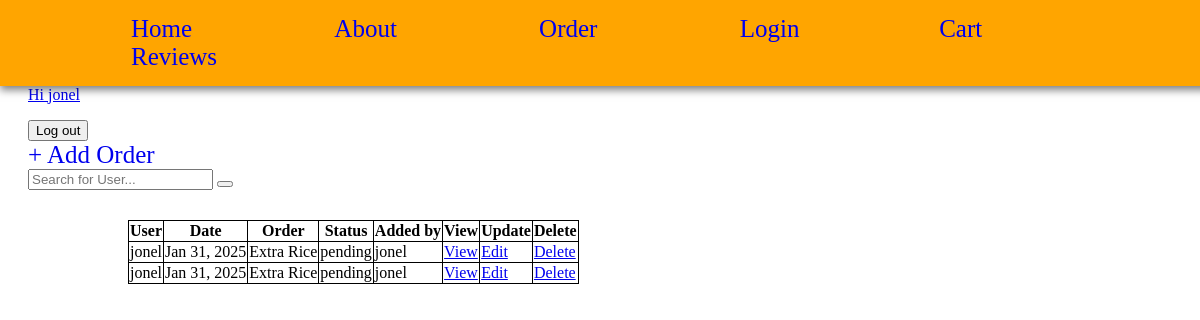
The app's page /order/ (signed in) with its own data.
### accounts/models.py (models this page shows)
class CustomUser(AbstractUser):
    age = models.IntegerField(null=True, blank=True)
    phone_number = models.CharField(max_length=20, null=True, blank=True)
    REQUIRED_FIELDS = ['email', 'age']
    USERNAME_FIELD = 'username'
    profile_pic = models.ImageField(upload_to='images/', null=True, blank=True)

### app/models.py (models this page shows, shortened)
class Order(models.Model):
    user = models.ForeignKey(settings.AUTH_USER_MODEL, on_delete=models.CASCADE, null=True)
    created_at = models.DateTimeField()
    your_order = models.TextField()
    status = models.CharField(max_length=20, default='pending')

### app/views.py (the view)
# urls.py: path('order/', OrderListView.as_view(), name='order'),
class OrderListView(ListView):
    model = Order
    context_object_name = 'orders'
    template_name = 'app/order_list.html'
    def get_context_data(self, **kwargs):
        context = super().get_context_data(**kwargs)
        query = self.request.GET.get('q', '')
        if query:
            filtered_orders = Order.objects.filter(your_order__icontains=query)
        else:
            filtered_orders = Order.objects.all()
        context['orders'] = filtered_orders
        return context

### app/templates/app/order_list.html (shortened to what this page needs)
{% extends 'app/base.html' %}
{% block content %}
<a href="{% url 'order_create' %}" class="addOrder">+ Add Order </a>
<div class="header-bar">
    <form method="get" action="{% url 'order' %}" class="search-form">
        <div class="search-container">
            <input type="text" name="q" placeholder="Search for User..." value="{{ search_query }}" class="search-input">
            <button type="submit" class="search-btn">
            </button>
        </div>
    </form>
</div>
<table>
    <thead>
        <tr>
             <th>User</th>
             <th>Date</th>
             <th>Order</th>
             <th>Status</th>
             <th>Added by</th>
             <th>View</th>
             <th>Update</th>
             <th>Delete</th>
        </tr>
    <tbody>
    {% for order in orders %}
        <tr>
             <td>{{order.user}}</td>
             <td>{{order.created_at | date:"M d, Y"}}</td>
             <td>{{order.your_order}}</td>
             <td>{{order.status}}</td>
            <td>{{order.user}}</td>
            <td><a href="{% url 'order_detail' order.pk %}">View</a></td>
            <td><a href="{% url 'order_update' order.pk %}">Edit</a></td>
            <td><a href="{% url 'order_delete' order.pk %}">Delete</a></td>
        </tr>
      {% empty %}
        <strong><p>Oops! No Order found!</p></strong>
    {% endfor %}
    </tbody>
    </thead>
</table>
{% endblock content %}

### app/templates/app/base.html (shortened to what this page needs)
{% load static %}
<!DOCTYPE html>
<html lang="en">
<head>
    <link rel="stylesheet" href="{% static 'css/base.css' %}"
</head>
<body>
    {% include 'app/navbar.html' %}
    <main>
    {% if user.is_authenticated %}
        <a href="{% url 'profile' %}"><p>Hi {{ user.username }}</p></a>
        <form method="post" action="{% url 'logout' %}">
            <button type="submit">Log out</button>
        </form>
    {% else %}
        <p>You are not logged in</p>
    {% endif %}
{% block content %}{% endblock content %}
</main>
</body>
</html>

### static/css/base.css (style rules this page uses)
main { margin-top: 50px; padding: 20px; }
.addOrder { font-size: 25px; text-decoration: none; margin-top: 50px; }
table, th, td { border: 1px solid black; border-collapse: collapse; margin: 30px 100px 30px 100px; }

### records on screen
CustomUser: username "jonel"
Order: user "jonel", created_at "Jan 31, 2025", your_order "Extra Rice", status "pending"
Order: user "jonel", created_at "Jan 31, 2025", your_order "Extra Rice", status "pending"
